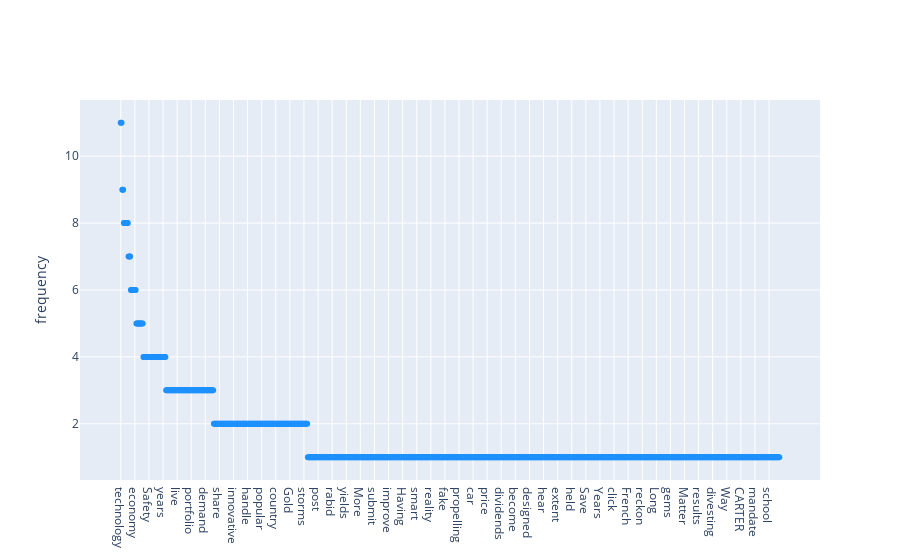
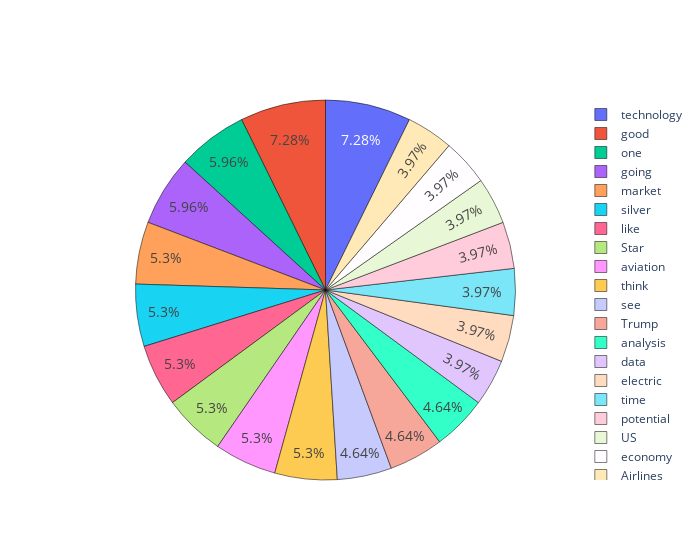

Notebook cell for these charts, in order:
### Code cell
# Analysis attempt on the positive words
import plotly.graph_objects as go

pos_frequency = pd.Series(pos).value_counts()
linefig = go.Figure(go.Scatter(x=pos_frequency.index,
                               y=pos_frequency.to_list(),
                               mode='markers',
                               line=dict(color='dodgerblue')))

linefig.update_layout(yaxis_title='frequency')
linefig.show()

# Top 20 words appeared in the positive data
# pie_colors = []
piefig = go.Figure(go.Pie(values=pos_frequency[:20].to_list(),
                          labels=pos_frequency[:20].index))

piefig.update_layout(width=700)
piefig.update_traces(hoverinfo='label+value', textinfo='percent', textfont_size=14,
                     marker=dict(line=dict(color='black', width=0.5)))
piefig.show()

### Figure 1 — Plotly figure (JSON) as saved in the notebook; plotly's stock layout.template omitted (floating-point values rounded to 4 significant figures; data arrays with more than 128 entries replaced by an {"elided": "..."} marker saying what was removed)
{"data": [{"line": {"color": "dodgerblue"}, "mode": "markers", "type": "scatter", "x": {"elided": "842 str values"}, "y": {"elided": "842 int values"}}], "layout": {"yaxis": {"title": {"text": "frequency"}}}}

### Figure 2 — Plotly figure (JSON) as saved in the notebook; plotly's stock layout.template omitted (floating-point values rounded to 4 significant figures)
{"data": [{"hoverinfo": "label+value", "labels": ["technology", "good", "one", "going", "market", "silver", "like", "Star", "aviation", "think", "see", "Trump", "analysis", "data", "electric", "time", "potential", "US", "economy", "Airlines"], "marker": {"line": {"color": "black", "width": 0.5}}, "textfont": {"size": 14}, "textinfo": "percent", "type": "pie", "values": [11, 11, 9, 9, 8, 8, 8, 8, 8, 8, 7, 7, 7, 6, 6, 6, 6, 6, 6, 6]}], "layout": {"width": 700}}
